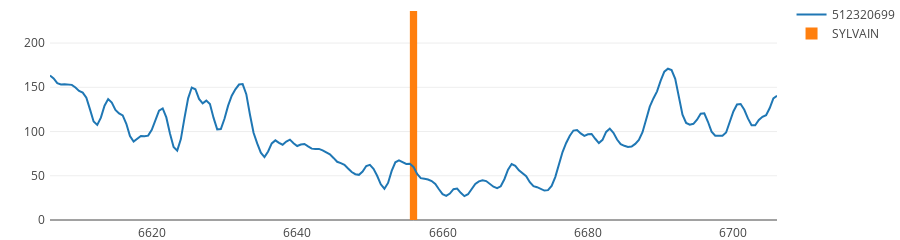
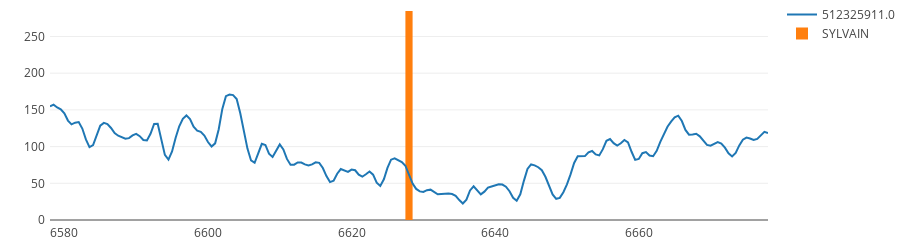
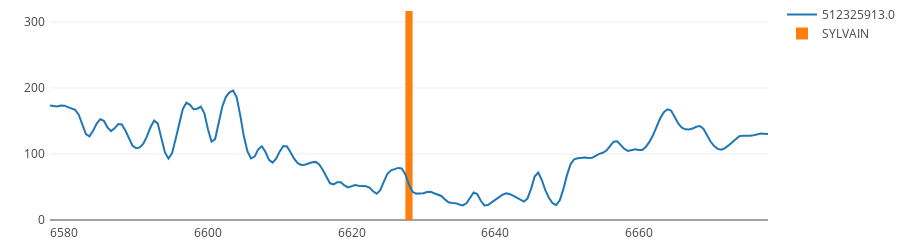
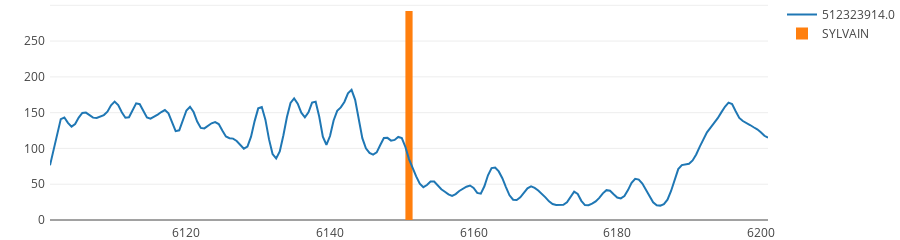

Notebook source saved alongside these figures, in order:
### Code cell
layout = go.Layout(
    height=120,
    margin=go.layout.Margin(
        l=50,
        r=50,
        b=20,
        t=0,
        pad=4
    )
)

def plot_pred(wellname, top_name, wsize):
    df_temp = df_logs[df_logs["wellName"]==wellname]

    true_top = df_tops.loc[wellname][top_name]
    if true_top > 0:
        ctr = df_temp[df_temp["DEPTH"]==true_top].index[0]
        true_log = df_temp.loc[ctr-wsize:ctr+wsize]

        bar = go.Bar( x = [true_top],y = [ df_temp["GR"].max()  ],name = top, width = 1)
        data = [go.Scatter(x=true_log.DEPTH,y=true_log.GR, name=wellname),bar]
  
        fig = go.Figure(data=data, layout=layout)
        iplot(fig)
    
for well in wellist:  
    plot_pred(well,top,100)

### Figure 1 — Plotly figure (JSON) as saved in the notebook; plotly's stock layout.template omitted (floating-point values rounded to 4 significant figures; data arrays with more than 128 entries replaced by an {"elided": "..."} marker saying what was removed)
{"data": [{"name": "512320699", "type": "scatter", "uid": "19540528-43e6-11e9-917d-5cc5d471de27", "x": {"elided": "201 float values"}, "y": {"elided": "201 float values"}}, {"name": "SYLVAIN", "type": "bar", "uid": "19540529-43e6-11e9-897e-5cc5d471de27", "width": 1, "x": [6656], "y": [236.2]}], "layout": {"height": 120, "margin": {"b": 20, "l": 50, "pad": 4, "r": 50, "t": 0}}}

### Figure 2 — Plotly figure (JSON) as saved in the notebook; plotly's stock layout.template omitted (floating-point values rounded to 4 significant figures; data arrays with more than 128 entries replaced by an {"elided": "..."} marker saying what was removed)
{"data": [{"name": "512325911.0", "type": "scatter", "uid": "19804576-43e6-11e9-863c-5cc5d471de27", "x": {"elided": "201 float values"}, "y": {"elided": "201 float values"}}, {"name": "SYLVAIN", "type": "bar", "uid": "19804577-43e6-11e9-9d22-5cc5d471de27", "width": 1, "x": [6628], "y": [284.7]}], "layout": {"height": 120, "margin": {"b": 20, "l": 50, "pad": 4, "r": 50, "t": 0}}}

### Figure 3 — Plotly figure (JSON) as saved in the notebook; plotly's stock layout.template omitted (floating-point values rounded to 4 significant figures; data arrays with more than 128 entries replaced by an {"elided": "..."} marker saying what was removed)
{"data": [{"name": "512325913.0", "type": "scatter", "uid": "19acac90-43e6-11e9-ad3a-5cc5d471de27", "x": {"elided": "201 float values"}, "y": {"elided": "201 float values"}}, {"name": "SYLVAIN", "type": "bar", "uid": "19acac91-43e6-11e9-9a90-5cc5d471de27", "width": 1, "x": [6628], "y": [316.5]}], "layout": {"height": 120, "margin": {"b": 20, "l": 50, "pad": 4, "r": 50, "t": 0}}}

### Figure 4 — Plotly figure (JSON) as saved in the notebook; plotly's stock layout.template omitted (floating-point values rounded to 4 significant figures; data arrays with more than 128 entries replaced by an {"elided": "..."} marker saying what was removed)
{"data": [{"name": "512323914.0", "type": "scatter", "uid": "19e21448-43e6-11e9-b6c2-5cc5d471de27", "x": {"elided": "201 float values"}, "y": {"elided": "201 float values"}}, {"name": "SYLVAIN", "type": "bar", "uid": "19e21449-43e6-11e9-b503-5cc5d471de27", "width": 1, "x": [6151], "y": [292.0]}], "layout": {"height": 120, "margin": {"b": 20, "l": 50, "pad": 4, "r": 50, "t": 0}}}
